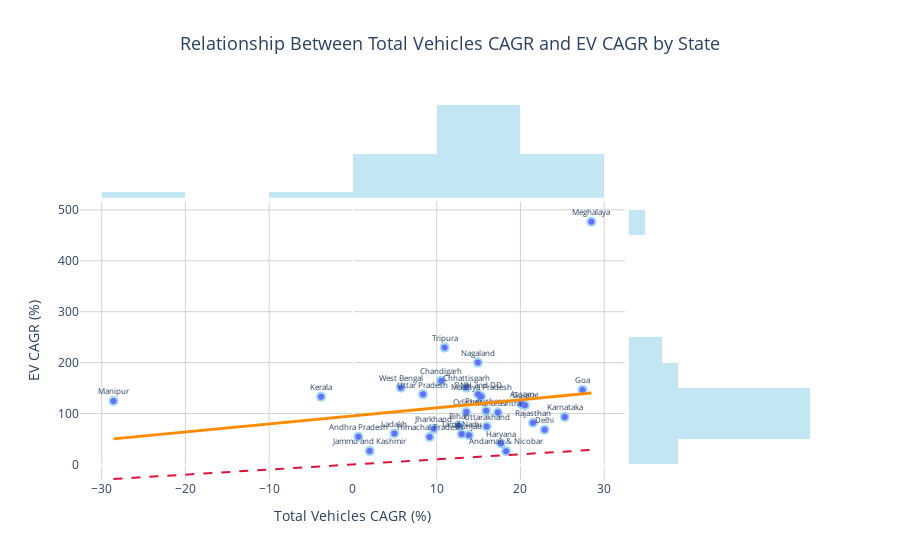

The notebook cell saved with this chart:
### Code cell
import plotly.express as px

# Create scatter plot
fig = px.scatter(
  comparison,
  x="Total_CAGR",
  y="EV_CAGR",
  hover_data=["state"],  # Add state names to tooltips
  color_discrete_sequence=["skyblue"],
  opacity=0.8,
  size_max=8,
  marginal_x="histogram",
  marginal_y="histogram",
  title="Relationship Between Total Vehicles CAGR and EV CAGR by State",
)

# Add text labels for states
fig.add_trace(
  px.scatter(
    comparison,
    x="Total_CAGR",
    y="EV_CAGR",
    text="state"
  ).update_traces(
    textposition="top center",
    textfont=dict(size=8),
    showlegend=False
  ).data[0]
)

# Update marker style
fig.update_traces(marker=dict(size=10), selector=dict(mode="markers"))

# Add regression line
import numpy as np
from sklearn.linear_model import LinearRegression

X = comparison["Total_CAGR"].values.reshape(-1, 1)
y = comparison["EV_CAGR"].values
model = LinearRegression().fit(X, y)
x_range = np.linspace(comparison["Total_CAGR"].min(), comparison["Total_CAGR"].max(), 100)
y_pred = model.predict(x_range.reshape(-1, 1))

fig.add_traces(
  px.line(x=x_range, y=y_pred, labels={"x": "Total_CAGR", "y": "EV_CAGR"})
  .update_traces(line=dict(color="darkorange", width=3))
  .data
)

# Add reference y = x line
fig.add_shape(
  type="line",
  x0=comparison["Total_CAGR"].min(),
  y0=comparison["Total_CAGR"].min(),
  x1=comparison["Total_CAGR"].max(),
  y1=comparison["Total_CAGR"].max(),
  line=dict(color="crimson", dash="dash", width=2),
)

# Layout tweaks
fig.update_layout(
  title=dict(x=0.5, xanchor="center", font=dict(size=18)),
  xaxis_title="Total Vehicles CAGR (%)",
  yaxis_title="EV CAGR (%)",
  plot_bgcolor="white",
  xaxis=dict(showgrid=True, gridcolor="lightgray"),
  yaxis=dict(showgrid=True, gridcolor="lightgray"),
)

fig.show()

### Figure 1 — Plotly figure (JSON) as saved in the notebook; plotly's stock layout.template omitted (floating-point values rounded to 4 significant figures)
{"data": [{"customdata": [["Meghalaya"], ["Tripura"], ["Nagaland"], ["Chandigarh"], ["Chhattisgarh"], ["West Bengal"], ["Goa"], ["DNH and DD"], ["Uttar Pradesh"], ["Madhya Pradesh"], ["Kerala"], ["Manipur"], ["Assam"], ["Gujarat"], ["Puducherry"], ["Odisha"], ["Maharashtra"], ["Karnataka"], ["Rajasthan"], ["Bihar"], ["Uttarakhand"], ["Jharkhand"], ["Delhi"], ["Ladakh"], ["Tamil Nadu"], ["Punjab"], ["Andhra Pradesh"], ["Himachal Pradesh"], ["Haryana"], ["Jammu and Kashmir"], ["Andaman & Nicobar"]], "hovertemplate": "Total_CAGR=%{x}<br>EV_CAGR=%{y}<br>state=%{customdata[0]}<extra></extra>", "legendgroup": "", "marker": {"color": "skyblue", "opacity": 0.8, "size": 10, "symbol": "circle"}, "mode": "markers", "name": "", "orientation": "v", "showlegend": false, "type": "scatter", "x": [28.47, 10.94, 14.92, 10.53, 13.53, 5.716, 27.41, 14.94, 8.361, 15.32, -3.804, -28.59, 20.13, 20.55, 15.9, 13.54, 17.31, 25.28, 21.5, 12.63, 15.97, 9.664, 22.88, 4.945, 12.98, 13.85, 0.6525, 9.156, 17.68, 2.002, 18.29], "xaxis": "x", "y": [476.6, 229.5, 200.0, 164.6, 150.9, 150.6, 146.4, 137.8, 137.7, 133.7, 132.8, 124.5, 118.9, 116.3, 105.4, 102.9, 101.9, 93.24, 81.87, 76.65, 74.57, 69.89, 68.1, 60.73, 59.95, 57.26, 54.35, 53.81, 41.07, 26.18, 26.13], "yaxis": "y"}, {"bingroup": "x", "hovertemplate": "Total_CAGR=%{x}<br>count=%{y}<extra></extra>", "legendgroup": "", "marker": {"color": "skyblue"}, "name": "", "opacity": 0.5, "showlegend": false, "type": "histogram", "x": [28.47, 10.94, 14.92, 10.53, 13.53, 5.716, 27.41, 14.94, 8.361, 15.32, -3.804, -28.59, 20.13, 20.55, 15.9, 13.54, 17.31, 25.28, 21.5, 12.63, 15.97, 9.664, 22.88, 4.945, 12.98, 13.85, 0.6525, 9.156, 17.68, 2.002, 18.29], "xaxis": "x3", "yaxis": "y3"}, {"bingroup": "y", "hovertemplate": "EV_CAGR=%{y}<br>count=%{x}<extra></extra>", "legendgroup": "", "marker": {"color": "skyblue"}, "name": "", "opacity": 0.5, "showlegend": false, "type": "histogram", "xaxis": "x2", "y": [476.6, 229.5, 200.0, 164.6, 150.9, 150.6, 146.4, 137.8, 137.7, 133.7, 132.8, 124.5, 118.9, 116.3, 105.4, 102.9, 101.9, 93.24, 81.87, 76.65, 74.57, 69.89, 68.1, 60.73, 59.95, 57.26, 54.35, 53.81, 41.07, 26.18, 26.13], "yaxis": "y2"}, {"hovertemplate": "Total_CAGR=%{x}<br>EV_CAGR=%{y}<br>state=%{text}<extra></extra>", "legendgroup": "", "marker": {"color": "#636efa", "symbol": "circle"}, "mode": "markers+text", "name": "", "orientation": "v", "showlegend": false, "text": ["Meghalaya", "Tripura", "Nagaland", "Chandigarh", "Chhattisgarh", "West Bengal", "Goa", "DNH and DD", "Uttar Pradesh", "Madhya Pradesh", "Kerala", "Manipur", "Assam", "Gujarat", "Puducherry", "Odisha", "Maharashtra", "Karnataka", "Rajasthan", "Bihar", "Uttarakhand", "Jharkhand", "Delhi", "Ladakh", "Tamil Nadu", "Punjab", "Andhra Pradesh", "Himachal Pradesh", "Haryana", "Jammu and Kashmir", "Andaman & Nicobar"], "textfont": {"size": 8}, "textposition": "top center", "type": "scatter", "x": [28.47, 10.94, 14.92, 10.53, 13.53, 5.716, 27.41, 14.94, 8.361, 15.32, -3.804, -28.59, 20.13, 20.55, 15.9, 13.54, 17.31, 25.28, 21.5, 12.63, 15.97, 9.664, 22.88, 4.945, 12.98, 13.85, 0.6525, 9.156, 17.68, 2.002, 18.29], "xaxis": "x", "y": [476.6, 229.5, 200.0, 164.6, 150.9, 150.6, 146.4, 137.8, 137.7, 133.7, 132.8, 124.5, 118.9, 116.3, 105.4, 102.9, 101.9, 93.24, 81.87, 76.65, 74.57, 69.89, 68.1, 60.73, 59.95, 57.26, 54.35, 53.81, 41.07, 26.18, 26.13], "yaxis": "y"}, {"hovertemplate": "Total_CAGR=%{x}<br>EV_CAGR=%{y}<extra></extra>", "legendgroup": "", "line": {"color": "darkorange", "dash": "solid", "width": 3}, "marker": {"symbol": "circle"}, "mode": "lines", "name": "", "orientation": "v", "showlegend": false, "type": "scatter", "x": [-28.59, -28.02, -27.44, -26.86, -26.29, -25.71, -25.13, -24.56, -23.98, -23.41, -22.83, -22.25, -21.68, -21.1, -20.52, -19.95, -19.37, -18.79, -18.22, -17.64, -17.07, -16.49, -15.91, -15.34, -14.76, -14.18, -13.61, -13.03, -12.45, -11.88, -11.3, -10.73, -10.15, -9.572, -8.996, -8.42, -7.843, -7.267, -6.69, -6.114, -5.538, -4.961, -4.385, -3.808, -3.232, -2.656, -2.079, -1.503, -0.9266, -0.3502, 0.2262, 0.8026, 1.379, 1.955, 2.532, 3.108, 3.685, 4.261, 4.837, 5.414, 5.99, 6.566, 7.143, 7.719, 8.296, 8.872, 9.448, 10.02, 10.6, 11.18, 11.75, 12.33, 12.91, 13.48, 14.06, 14.64, 15.21, 15.79, 16.36, 16.94, 17.52, 18.09, 18.67, 19.25, 19.82, 20.4, 20.98, 21.55, 22.13, 22.71, 23.28, 23.86, 24.43, 25.01, 25.59, 26.16, 26.74, 27.32, 27.89, 28.47], "xaxis": "x", "y": [50.22, 51.13, 52.04, 52.95, 53.86, 54.77, 55.68, 56.59, 57.49, 58.4, 59.31, 60.22, 61.13, 62.04, 62.95, 63.86, 64.77, 65.68, 66.59, 67.5, 68.41, 69.31, 70.22, 71.13, 72.04, 72.95, 73.86, 74.77, 75.68, 76.59, 77.5, 78.41, 79.32, 80.23, 81.13, 82.04, 82.95, 83.86, 84.77, 85.68, 86.59, 87.5, 88.41, 89.32, 90.23, 91.14, 92.05, 92.95, 93.86, 94.77, 95.68, 96.59, 97.5, 98.41, 99.32, 100.2, 101.1, 102.0, 103.0, 103.9, 104.8, 105.7, 106.6, 107.5, 108.4, 109.3, 110.2, 111.1, 112.0, 113.0, 113.9, 114.8, 115.7, 116.6, 117.5, 118.4, 119.3, 120.2, 121.1, 122.0, 123.0, 123.9, 124.8, 125.7, 126.6, 127.5, 128.4, 129.3, 130.2, 131.1, 132.1, 133.0, 133.9, 134.8, 135.7, 136.6, 137.5, 138.4, 139.3, 140.2], "yaxis": "y"}], "layout": {"barmode": "overlay", "legend": {"tracegroupgap": 0}, "plot_bgcolor": "white", "shapes": [{"line": {"color": "crimson", "dash": "dash", "width": 2}, "type": "line", "x0": -28.59, "x1": 28.47, "y0": -28.59, "y1": 28.47}], "title": {"font": {"size": 18}, "text": "Relationship Between Total Vehicles CAGR and EV CAGR by State", "x": 0.5, "xanchor": "center"}, "xaxis": {"anchor": "y", "domain": [0, 0.7363], "gridcolor": "lightgray", "showgrid": true, "title": {"text": "Total Vehicles CAGR (%)"}}, "xaxis2": {"anchor": "y2", "domain": [0.7413, 1], "matches": "x2", "showgrid": true, "showline": false, "showticklabels": false, "ticks": ""}, "xaxis3": {"anchor": "y3", "domain": [0, 0.7363], "matches": "x", "showgrid": true, "showticklabels": false}, "xaxis4": {"anchor": "y4", "domain": [0.7413, 1], "matches": "x2", "showgrid": true, "showline": false, "showticklabels": false, "ticks": ""}, "yaxis": {"anchor": "x", "domain": [0, 0.7326], "gridcolor": "lightgray", "showgrid": true, "title": {"text": "EV CAGR (%)"}}, "yaxis2": {"anchor": "x2", "domain": [0, 0.7326], "matches": "y", "showgrid": true, "showticklabels": false}, "yaxis3": {"anchor": "x3", "domain": [0.7426, 1], "matches": "y3", "showgrid": true, "showline": false, "showticklabels": false, "ticks": ""}, "yaxis4": {"anchor": "x4", "domain": [0.7426, 1], "matches": "y3", "showgrid": true, "showline": false, "showticklabels": false, "ticks": ""}}}
